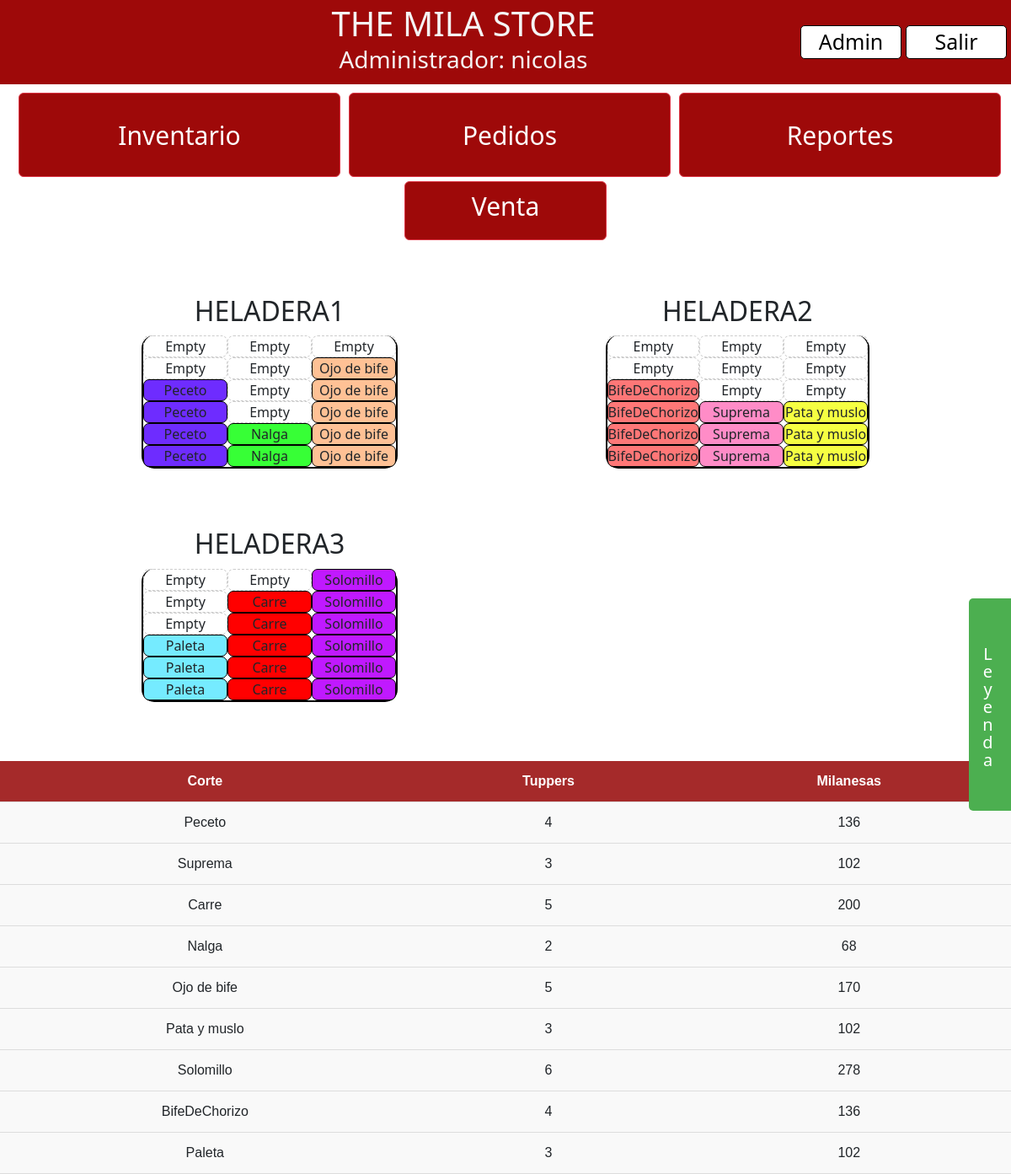
The page / (signed in) on the database as committed earlier.
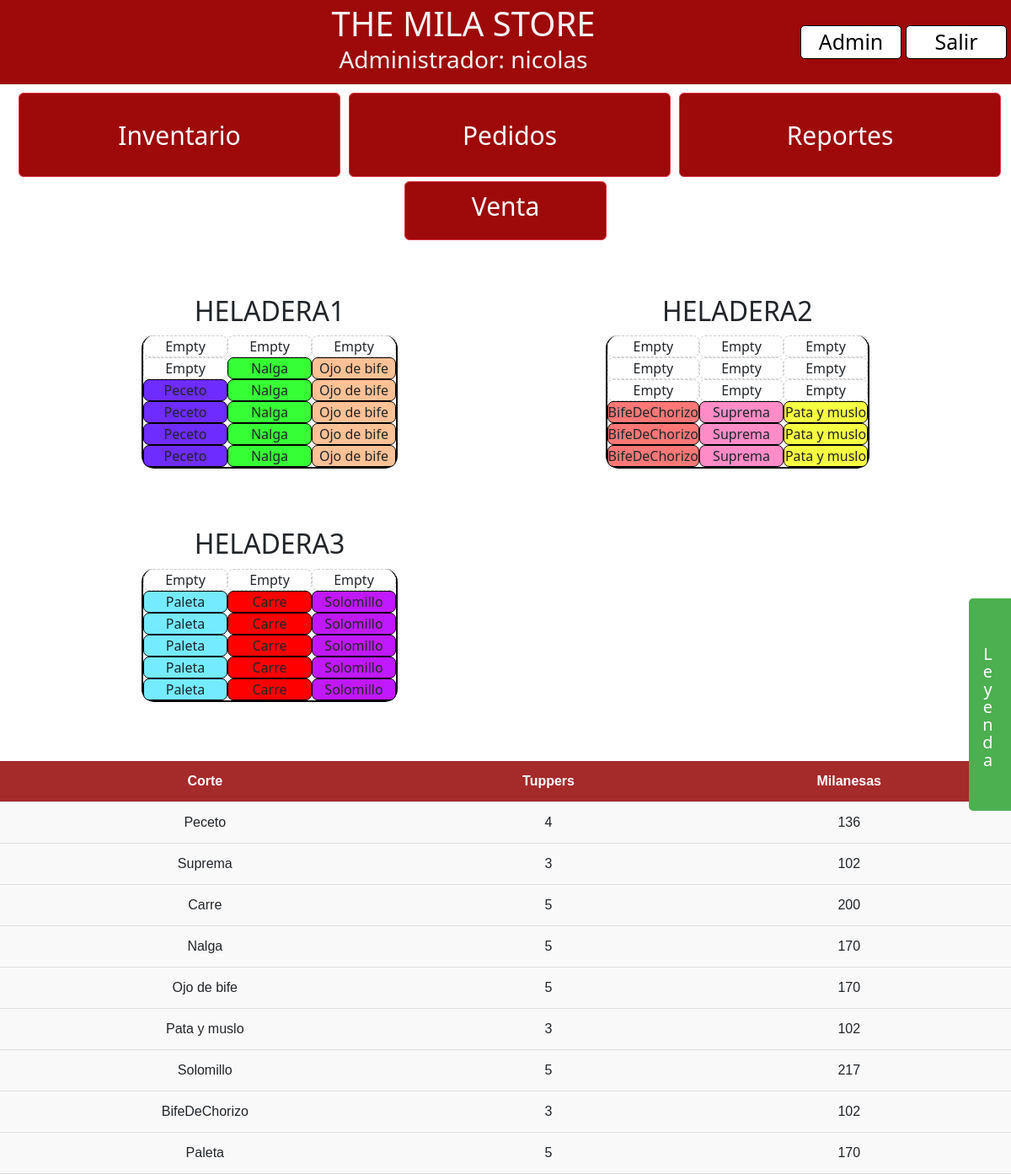
The same page on the database as committed later.
### inventory/models.py (models this page shows, shortened)
class Refrigerator(models.Model):
    name = models.CharField(max_length=100)
    def get_columns_tuppers(self):
        columns = []
        for column in self.column_set.all():
            column_data = {
                'column': column,
                'tuppers': list(column.column_generator())
            }
            columns.append(column_data)
        return columns

class Column(models.Model):
    refrigerator = models.ForeignKey(Refrigerator, on_delete=models.CASCADE)
    capacity = models.IntegerField(validators=[MinValueValidator(1)])
    def column_generator(self):
        capacity = self.capacity
        subcolumns = SubColumn.objects.filter(total_tuppers__gt=0, column=self)
        total_tuppers_list = subcolumns.values_list('total_tuppers', flat=True)
        map_subcolumns_total_tuppers = dict(zip(subcolumns, total_tuppers_list))
        tuppers_count = sum(total_tuppers_list)
        empty_space = capacity - tuppers_count
        transparent_tuppers = [None] * empty_space
        groups = [repeat(subcolumn, total_tuppers) for subcolumn, total_tuppers in map_subcolumns_total_tuppers.items()]
        ordered_tuppers = transparent_tuppers + list(zip_longest(*groups, fillvalue=None))
        for tuppers in ordered_tuppers:
            if isinstance(tuppers, tuple):
                for subcolumn in tuppers:
                    if subcolumn is not None:
                        yield subcolumn.cut
            else:
                yield None  # Transparent tupper

class Cut(models.Model):
    name = models.CharField(max_length=100)
    milas_per_tupper = models.IntegerField()
    reorder_threshold = models.IntegerField(default=10)
    reorder_tuppers = models.IntegerField(default=10)
    is_order_pending = models.BooleanField(default=False)
    color = ColorField(default='#FF0000')
    unit_price = models.DecimalField(max_digits=10, decimal_places=2, default=0.00, null=True, blank=True)
    days_until_expiration = models.IntegerField(default=180)
    @property
    def total_tuppers(self):
        return sum(subcolumn.total_tuppers for subcolumn in SubColumn.objects.filter(cut=self))
    @property
    def total_milas(self):
        return sum(subcolumn.total_milanesas for subcolumn in SubColumn.objects.filter(cut=self))

class SubColumn(models.Model):
    column = models.ForeignKey(Column, on_delete=models.CASCADE)
    cut = models.ForeignKey(Cut, on_delete=models.CASCADE)
    total_tuppers = models.IntegerField(default=0)
    milas_tupper_in_use = models.IntegerField(default=0)
    @property
    def total_milanesas(self):
        return (self.total_tuppers - 1) * self.cut.milas_per_tupper + self.milas_tupper_in_use

### inventory/views.py (the view)
# urls.py: path('', views.inventory, name='inventory'),
@login_required
def inventory(request):
    refrigerators = Refrigerator.objects.prefetch_related('column_set__subcolumn_set')
    cuts = Cut.objects.all()
    context = {
        'refrigerators': refrigerators,
        'cuts': cuts
    }
    return render(request, 'inventory/inventory.html', context)

### inventory/templates/inventory/inventory.html (shortened to what this page needs)
{% extends 'base.html' %}
{% load custom_tags %}
{% load static %}
{% block css_files %}
    <link rel="stylesheet" href="{% static "inventory/inventory.css" %}">
{% endblock %}
{% block content %}
    <div class="sidebar">
        <h3 id="leyenda">Leyenda</h3>
        <ul id="figuras">
        </ul>
    </div>
    <div id="divheladeras">
        {% for refrigerator in refrigerators %}
            <div class="conheladera">
                <h2 class="nombre">{{ refrigerator.name }}</h2>
                <div class="row">
                    {% for column_data in refrigerator.get_columns_tuppers %}
                        <ul class="column">
                            {% for tupper in column_data.tuppers %}
                                {% if tupper %}
                                    <li class="lis" style="background-color: {{ tupper.color }}">
                                        {{ tupper.name }}
                                    </li>
                                {% else %}
                                    <li class="lis" style="background-color: transparent; border: 1px dashed #cccccc; ">
                                        Empty
                                    </li>
                                {% endif %}
                            {% endfor %}
                        </ul>
                    {% endfor %}
                </div>
            </div>
        {% endfor %}
    </div>
    <div id="stock">
        <table class="stock-table">
            <thead>
            <tr>
                <th title="Tipo de corte">Corte</th>
                <th title="Cantidad total tuppers">Tuppers</th>
                <th title="Cantidad total milanesas">Milanesas</th>
            </tr>
            </thead>
            <tbody>
            {% for cut in cuts %}
                <tr>
                    <td>{{ cut.name }}</td>
                    <td>{{ cut.total_tuppers }}</td>
                    <td>{{ cut.total_milas }}</td>
                </tr>
            {% endfor %}
            </tbody>
        </table>
    </div>
{% endblock %}

### templates/base.html (shortened to what this page needs)
{% load static %}
<!DOCTYPE html>
<html lang="esp">
<head>
    <link href="https://cdn.jsdelivr.net/npm/bootstrap@5.3.3/dist/css/bootstrap.min.css" rel="stylesheet"
>
    <link rel="stylesheet" href="{% static "base.css" %}">
    {% block css_files %}{% endblock %}
</head>
<body>
    <header id="navbar">
        <div id="tit">
            <h1>THE MILA STORE </h1>
            <h3>{% if user.is_staff or user.is_superuser %}Administrador{% else %}Empleado{% endif %}: {{ user.username }}</h3>
        </div>
        {% if user.is_staff or user.is_superuser %}
            <a href="{% url 'admin:index' %}" id="secondary">Admin</a>
        {% endif %}
        <a href="{% url 'logout' %}" id="secondary">Salir</a>
    </header>
    <div class="container-fluid">
        <a href="{% url 'inventory' %}"><button type="button" class="btn btn-danger">Inventario</button></a>
        <a href="{% url 'orders' %}"><button type="button" class="btn btn-danger">Pedidos</button></a>
        <a href="{% url 'reports' %}"><button type="button" class="btn btn-danger">Reportes</button></a>
    </div>
    <div  class="centered-container" >
    <a href="{% url 'sell_milas' %}" id="ventanaventa" class="btn btn-danger venta" >Venta</a>
    </div>
        {% block content %}
    {% endblock %}
</body>
</html>

### static/base.css (style rules this page uses)
html,body { margin: 0; }
header { display: flex; align-items: center; justify-content: space-between; background-color:#9e0909; font-size: 30px; width: 100%; height: 100px; color: whitesmoke; }
.btn-danger { width:100%; height: 100px; font-size:30px; margin:5px; background-color:#9e0909; }
.container-fluid { width:100%; display:flex; flex-direction:row; }
.container-fluid a, button { width:40%; height: 100px; font-size:25px; margin:5px; }
#secondary { text-align: center; width: 10%; background-color: white; color: black; margin-right: 5px; font-size: 25px; border: 1px solid black; text-decoration: none; border-radius: 5px; transition: background-color 0.3s, color 0.3s; }
#tit { padding-left:150px; margin:auto; text-align: center; }
h1 { text-align: center; display: inline-block; margin: 0; }
.venta { width: 20%; height: 70px; background-color:#9e0909; margin-left:40%; color:white; font-size:30px; }
.centered-container { display: flex; }

### inventory/static/inventory/inventory.css (style rules this page uses)
body { padding: 0; margin: 0; height: 100%; overflow-y: scroll; overflow-x: hidden; }
#divheladeras { width: 70%; display: flex; margin: 50px auto; flex-wrap: wrap; align-items: flex-start; justify-content: space-between; gap: 40px; margin: 50px auto; }
.row { display: flex; flex-wrap: nowrap; border: 2px solid black; border-top: none; border-radius: 15px; width: auto; align-items: flex-end; }
.column { list-style-type: none; padding: 0; margin: 0px; display: flex; flex-direction: column; flex: 1; }
.lis { display: flex; justify-content: center; align-items: center; background-color: lightsalmon; border: 1px solid black; border-radius:7px; text-align: center; min-width: 100px; }
.nombre { text-align: center; margin: 10px 0; text-transform: uppercase; }
.conheladera { margin-bottom: 20px; display: flex; flex-direction: column; }
.sidebar { position: fixed; top: 60%; right: -150px; width: 200px; background-color: #4CAF50; color: white; transform: translateY(-50%); transition: right 0.3s ease; padding: 10px; border-radius: 5px 0 0 5px; overflow: hidden; white-space: nowrap; display: flex; flex-direction: row; flex-wrap: nowrap; justify-content: flex-start; align-items: center; letter-spacing: -1px; }
.sidebar h3 { writing-mode: vertical-lr; text-orientation: upright; margin: 0; font-size: 20px; }
dl, ol, ul { margin-top: 0; list-style-type: none; }
#figuras { display: flex; align-content: space-around; flex-direction: column; }
ul li { display: flex; }
#leyenda { letter-spacing: -6px; }
.stock-table { width: 100%; border-collapse: collapse; font-family: Arial, sans-serif; margin-top: 20px; }
th, td { padding: 12px; text-align: center; border-bottom: 1px solid #ddd; }
th { background-color: brown; color: white; font-weight: bold; }
table tr { background-color: #f9f9f9; }

Rows that differ between the two databases and show on the page:
changed Column (number 2 of 9 on the later page): gains Cut (name "Nalga", total_tuppers "5", total_milas "170")
changed Cut "Nalga": total_tuppers "2" → "5"; total_milas "68" → "170"
changed Column (number 4 of 9 on the later page): loses Cut (name "BifeDeChorizo", total_tuppers "4", total_milas "136")
changed Cut "BifeDeChorizo": total_tuppers "4" → "3"; total_milas "136" → "102"
changed Column (number 7 of 9 on the later page): gains Cut (name "Paleta", total_tuppers "5", total_milas "170")
changed Cut "Paleta": total_tuppers "3" → "5"; total_milas "102" → "170"
changed Column (number 9 of 9 on the later page): loses Cut (name "Solomillo", total_tuppers "6", total_milas "278")
changed Cut "Solomillo": total_tuppers "6" → "5"; total_milas "278" → "217"
